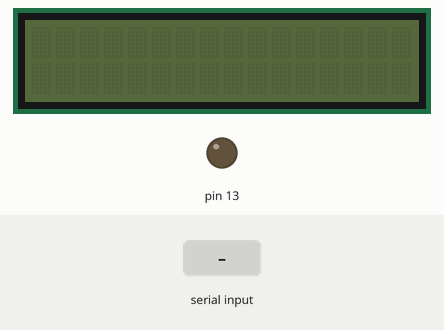
Simulated run of this sketch. Board: Arduino Uno, built with avr-gcc and run on an emulated ATmega328P. Parts: 16×2 character LCD, output pins drawn as LEDs (lit = HIGH). The test bench sets the inputs (shaded band). What the sketch prints to the serial monitor is not drawn.

Above: at 1.0 s.
1.1 s: "g" received over Serial
2.6 s: "1" received over Serial
At 2.73 s:
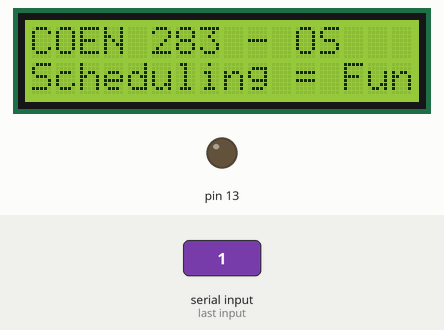
At 6.2 s:
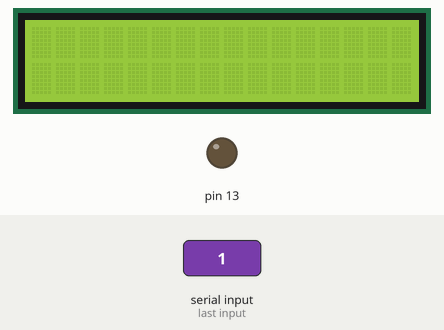
Timing chart, 0 to 7.7 s (numbered marks = the images above; inputs shaded):
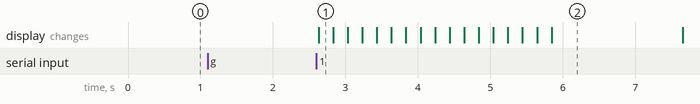

The sketch:

LCDScroll.ino
```cpp
#include <LiquidCrystal_I2C.h>
#include <Wire.h>

LiquidCrystal_I2C lcd(0x3F, 16,2);
int i=0;
int j=16;
int jobSize = 434;
int algoType;
void setup()
{

  lcd.init();
  lcd.clear();
  lcd.noBacklight();
  lcd.setCursor(0,0);
  Serial.begin(9600);
  pinMode(13,OUTPUT);
  digitalWrite(13,LOW);
  //Serial.println("Waiting for Algo Type");
  while(!(Serial.available() >0));
  algoType = Serial.read();
  Serial.println(jobSize);
  Serial.flush();
  //Serial.println("Wating for Start Signal");
  while(!(Serial.available() >0));
    lcd.backlight();
    lcd.setCursor(0,0);
    lcd.print("COEN 283 - OS");
    lcd.setCursor(0,1);
    lcd.print("Scheduling = Fun");

  if(Serial.read() == 'g')
  {
    Serial.flush();
    int k;
    for(k=0;k<16;k++)
    {
      lcd.scrollDisplayLeft();
    }
    return;
  }
  else Serial.println("ERROR");

}


void waitForStart()
{
  //Serial.println("Waiting for Start");
  if(algoType=='1')
  {
  Serial.println(jobSize);
  }
  while(!(Serial.available() > 0));
  if(Serial.read() == 'g')
  return;
}

void signalPolling()
{
  if(Serial.available() > 0)
  {
    if(Serial.read() == 's')
    {
      //Serial.println("Stopped");
      waitForStart();
    }
  }
  else return;

}

void loop()
{

    int k=0;
    for(k=0;k<32;k++)
    {
      signalPolling();
      jobSize -=2;
      signalPolling();
      delay(200);
      signalPolling();
      lcd.scrollDisplayRight();
      signalPolling();
    }
    if(jobSize<=0)
    {
      Serial.println("e");
      while(1);
    }
    for(k=0;k<32;k++)
    {
      signalPolling();
      jobSize -=2;
      signalPolling();
      delay(200);
      signalPolling();
      lcd.scrollDisplayLeft();
      signalPolling();
    }

    if(jobSize<=0)
    {
      Serial.println("e");
      while(1);
    }
}
```

Measured:
- after the input at 1.1 s, every drawn part: stays the same
- after the input at 2.6 s, the display: changes at once (image 1)
